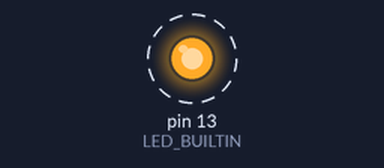
Bench run of a sketch on a simulated Arduino Mega 2560, built with avr-gcc and run on an emulated ATmega2560. On the bench: output pins drawn as LEDs (lit = HIGH). Dashed ring = blinking.

Above: at 5.5 s.
Timing chart, 0 to 9.6 s (numbered marks = the images above):
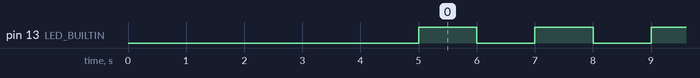

The sketch:

openlogtest.ino
```cpp
void setup() {
  pinMode(LED_BUILTIN, OUTPUT);
  Serial.begin(9600);
  Serial1.begin(9600); //OpenLog

  //delay(1000);
  /*while(!Serial1.available()) {
    delay(10);
  }*/
  delay(5000);
    Serial1.print("this is a test write.\n");

}

void loop() {
  digitalWrite(LED_BUILTIN, HIGH);
  delay(1000);
  digitalWrite(LED_BUILTIN, LOW);
  delay(1000);
}
```

Measured:
- by itself, pin 13 (LED_BUILTIN): alternates HIGH for 1.0 s and LOW for 1.0 s
